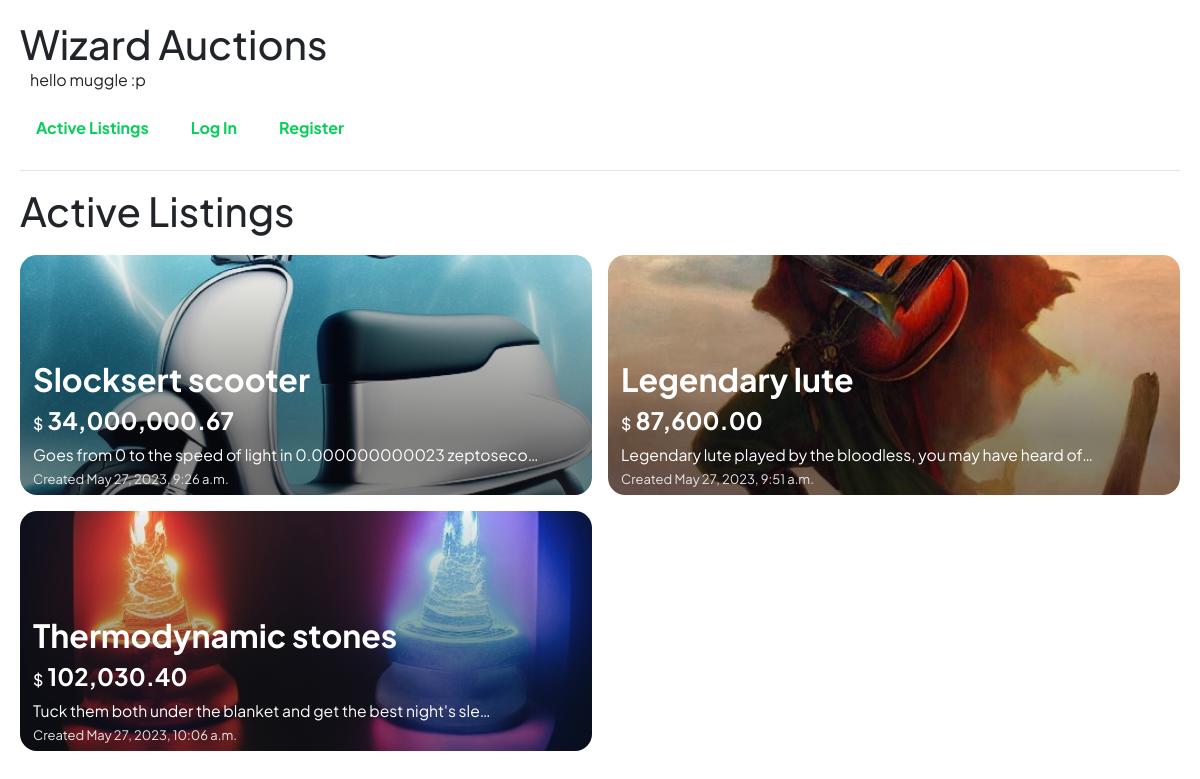
The app's page /categories/2 with its own data.
### auctions/models.py (models this page shows, shortened)
class Listing(models.Model):
    title = models.CharField(max_length=30)
    date = models.DateTimeField(auto_now_add=True)
    author = models.ForeignKey('User', on_delete=models.CASCADE, related_name='author_listings')
    description = models.TextField(blank=True)
    picture = models.ImageField(blank=True, null=True)
    category = models.ForeignKey('Category', on_delete=models.CASCADE, related_name='listings', blank=True, null=True)
    active = models.BooleanField(default=True)

class Bid(models.Model):
    price = models.PositiveIntegerField()
    user = models.ForeignKey('User', on_delete=models.CASCADE, related_name='bids')
    listing = models.ForeignKey('Listing', on_delete=models.CASCADE, related_name='bids')
    def __str__(self) -> str:
        return f"{self.price}"

### auctions/views.py (the view)
# urls.py: path("categories/<int:category_id>", views.category, name="category"),
def category(request, category_id):
    category = get_object_or_404(Category, pk=category_id)
    listings = category.listings.all()
    return render(request, "auctions/index.html", {"listings":listings})

### auctions/templatetags/price_format.py (called while the page is built)
@register.filter(name="currency_format")
@stringfilter
def format_to_currency(num: str) -> str:
    num = format_string_as_int(num)
    num = put_cents(num)
    num = put_comma_every_three_digits(num)
    return num

def format_string_as_int(string: str) -> str:
    num = ''
    first_digit_found = False
    for char in string:
        if not first_digit_found and '1' <= char <= '9':
            first_digit_found = True
        if first_digit_found and '0' <= char <= '9':
            num = ''.join((num, char))
    return num or '0'

def put_cents(num: str) -> str:
    digits = len(num)
    match digits:
        case 1:
            num = ''.join(('0.0', num))
        case 2:
            num = ''.join(('0.', num))
        case _:
            num = '.'.join((num[:-2], num[-2::]))
    return num

def put_comma_every_three_digits(num: str) -> str:
    digits, DECIMAL_PLACES, MIN_DIGITS_TO_PUT_COMMA = len(num), 3, 4
    if digits - DECIMAL_PLACES < MIN_DIGITS_TO_PUT_COMMA: return num
    count = 0
    formated_num = ''
    for i in range(digits - DECIMAL_PLACES - 1, -1, -1):
        if count % 3 == 0 and count != 0:
            formated_num = ''.join((',', formated_num))
        formated_num = ''.join((num[i], formated_num))
        count += 1
    return ''.join((formated_num, num[-DECIMAL_PLACES::]))

### auctions/templates/auctions/index.html (shortened to what this page needs)
{% extends "auctions/layout.html" %}
{% load price_format %}
{% load static %}
{% block body %}
  <h2>Active Listings</h2>
  <div class="listings-grid">
    {% for listing in listings %}
    <div class="listing-item listing-item-wide" style="background-image:url('{% static listing.picture %}')">
      <a href="{% url 'listing_page' listing.id %}">
        <div class="info">
          <h1 class="title"><strong>{{ listing.title|capfirst }}</strong></h1>
          <h2 class="price"><span>$</span> <strong>{{ listing.bids.last|currency_format }}</strong></h2>
          {% if listing.description %}
            <p id="description">{{ listing.description|capfirst|truncatechars:62 }}</p>
          {% endif %}
          <p id="date">Created {{ listing.date }}</p>
        </div>
      </a>
    </div>
    {% empty %}
    <p>Looks like there's no active listing</p>
    {% endfor %}
  </div>
{% endblock %}

### auctions/static/auctions/styles.css (style rules this page uses)
body { padding: 20px; font-family: 'Plus Jakarta Sans', sans-serif; }
h2 { font-size: 2.5rem; }
.listings-grid { margin-top: 20px; display: grid; gap: 1rem; grid-template-columns: repeat(auto-fit, minmax(400px, 1fr)); grid-auto-rows: 240px; }
.listing-item { overflow: hidden; background-size: cover; background-position: center; background-repeat: no-repeat; color: #fff; text-align: center; border-radius: 17px; position: relative; }
.listing-item::after { content: ""; position: absolute; bottom: 0; left: 0; width: 100%; padding: 10px; font-size: 16px; }
.listing-item::before { border-radius: 17px; content: ""; position: absolute; top: 0; left: 0; width: 100%; height: 100%; background-image: linear-gradient(to top, rgba(10, 10, 10, 0.5) 25%, transparent); pointer-events: none; }
.info { padding: 0 10px; position: absolute; bottom: 3px; left: 3px; text-align: left; width: 100%; }
.listings-grid a { color: white; }
.title { font-size: 2rem; }
.price { font-size: 1.5rem; }
.info p { margin-bottom: 3px; font-size: 0.98rem; }
.info span { font-size: medium; }
#date { color: hsl(0, 0%, 90%); font-size: small; }
@media screen and (min-width: 600px) { .listing-item-wide { grid-column: span 1.6 / auto; } }

### records on screen
Listing: picture (picture), title "Slocksert scooter", bids.last "34,000,000.67", description "Goes from 0 to the speed of light in 0.000000000023 zeptoseco…", date "May 27, 2023, 9:26 a.m."
Listing: title "Legendary lute", bids.last "87,600.00", description "Legendary lute played by the bloodless, you may have heard of…", date "May 27, 2023, 9:51 a.m."
Listing: title "Thermodynamic stones", bids.last "102,030.40", description "Tuck them both under the blanket and get the best night's sle…", date "May 27, 2023, 10:06 a.m."
